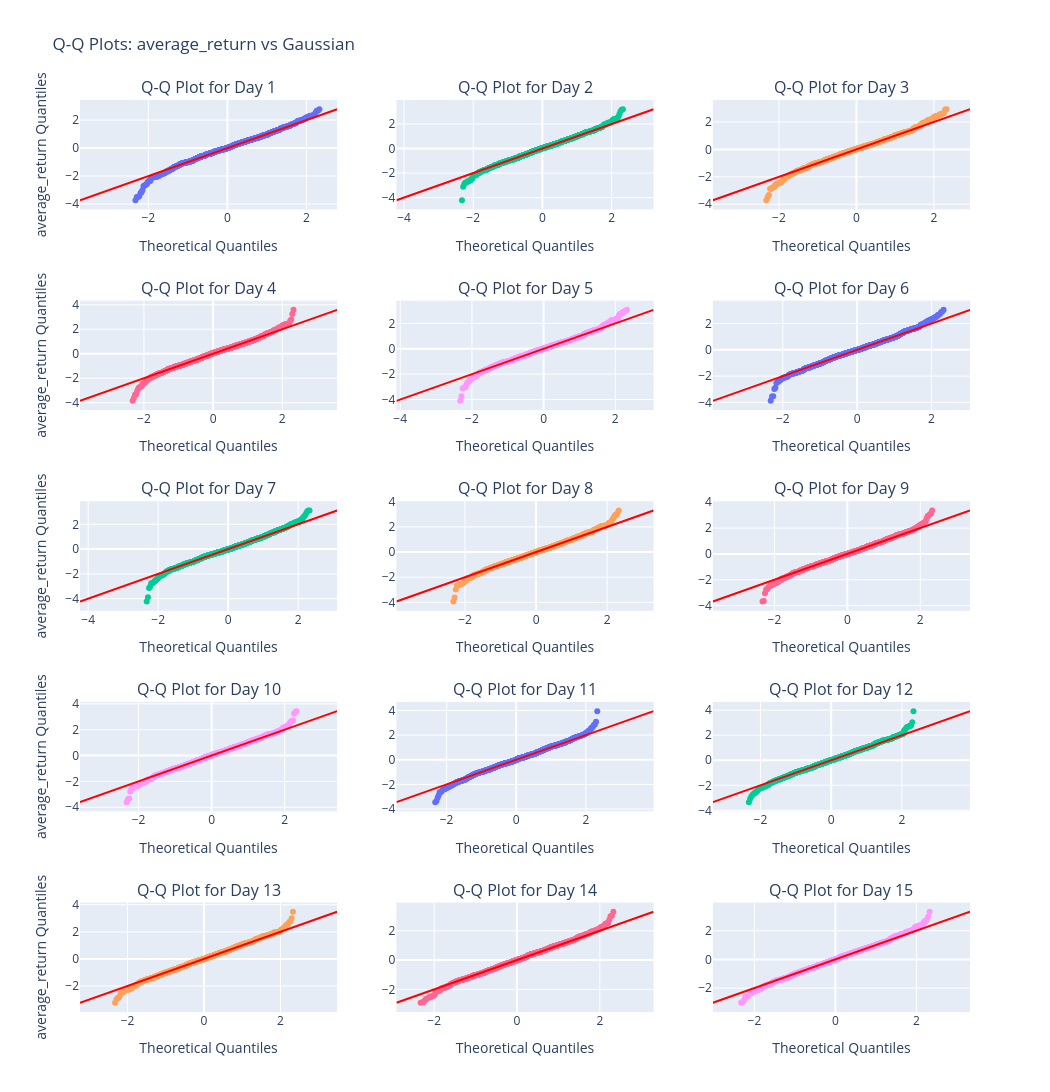

Here is the notebook cell this chart was saved with:
### Code cell
# Q-Q plots for the metric distributions for each day
metric_name = 'average_return'
comparison_data = 'gaussian'
data = basecase_metrics[metric_name]
num_days = len(data)
num_rows = (num_days + num_cols - 1) // num_cols

fig = make_subplots(rows=num_rows, cols=num_cols,
                    subplot_titles=[f"Q-Q Plot for Day {day}" for day in data.keys()],
                    vertical_spacing=0.1)

for idx, (day, metric_data) in enumerate(data.items()):
    row = idx // num_cols + 1
    col = idx % num_cols + 1
    
    metric_data = np.sort(metric_data)
    std_dev = np.std(metric_data)
    if std_dev != 0:
        metric_data = (metric_data - np.mean(metric_data)) / std_dev
    else:
        print(f"Warning: Standard deviation is 0 for Day {day}. Skipping standardization.")
    metric_data = (metric_data - np.mean(metric_data)) / np.std(metric_data)
    
    if comparison_data == 'gaussian':
        # Compare with Gaussian distribution
        theoretical_quantiles = stats.norm.ppf(np.linspace(0.01, 0.99, len(metric_data)))
        comparison_label = "Theoretical Quantiles"
    else:
        # Compare with another dataset
        if metric_name not in comparison_data:
            raise ValueError(f"Metric '{metric_name}' not found in the comparison data.")
        comparison_metric_data = np.sort(comparison_data[metric_name][day])
        theoretical_quantiles = np.interp(np.linspace(0, 1, len(metric_data)), 
                                            np.linspace(0, 1, len(comparison_metric_data)), 
                                            comparison_metric_data)
        comparison_label = "Comparison Quantiles"
    
    # Add scatter plot
    fig.add_trace(go.Scatter(x=theoretical_quantiles, y=metric_data, mode='markers',
                                name='', showlegend=False),
                    row=row, col=col)
    
    # Add diagonal line
    min_val = min(min(theoretical_quantiles), min(metric_data))
    max_val = max(max(theoretical_quantiles), max(metric_data))
    fig.add_trace(go.Scatter(x=[min_val, max_val], y=[min_val, max_val], mode='lines',
                                name='y=x', line=dict(color='red'), showlegend=False),
                    row=row, col=col)
    
    # Update axes labels
    fig.update_xaxes(title_text=comparison_label, row=row, col=col)
    if col == 1:
        fig.update_yaxes(title_text=f"{metric_name} Quantiles", row=row, col=col)
    else:
        fig.update_yaxes(title_text=None, row=row, col=col)

fig.update_layout(height=300*num_rows, width=350*num_cols,
                    title_text=f"Q-Q Plots: {metric_name} vs {'Gaussian' if comparison_data == 'gaussian' else 'Comparison Data'}")
fig.show()

### Figure 1 — Plotly figure (JSON) as saved in the notebook; plotly's stock layout.template omitted (floating-point values rounded to 4 significant figures; data arrays with more than 128 entries replaced by an {"elided": "..."} marker saying what was removed)
{"data": [{"mode": "markers", "name": "", "showlegend": false, "type": "scatter", "x": {"elided": "1000 float values"}, "xaxis": "x", "y": {"elided": "1000 float values"}, "yaxis": "y"}, {"line": {"color": "red"}, "mode": "lines", "name": "y=x", "showlegend": false, "type": "scatter", "x": [-3.729, 2.774], "xaxis": "x", "y": [-3.729, 2.774], "yaxis": "y"}, {"mode": "markers", "name": "", "showlegend": false, "type": "scatter", "x": {"elided": "1000 float values"}, "xaxis": "x2", "y": {"elided": "1000 float values"}, "yaxis": "y2"}, {"line": {"color": "red"}, "mode": "lines", "name": "y=x", "showlegend": false, "type": "scatter", "x": [-4.219, 3.213], "xaxis": "x2", "y": [-4.219, 3.213], "yaxis": "y2"}, {"mode": "markers", "name": "", "showlegend": false, "type": "scatter", "x": {"elided": "1000 float values"}, "xaxis": "x3", "y": {"elided": "1000 float values"}, "yaxis": "y3"}, {"line": {"color": "red"}, "mode": "lines", "name": "y=x", "showlegend": false, "type": "scatter", "x": [-3.706, 2.931], "xaxis": "x3", "y": [-3.706, 2.931], "yaxis": "y3"}, {"mode": "markers", "name": "", "showlegend": false, "type": "scatter", "x": {"elided": "1000 float values"}, "xaxis": "x4", "y": {"elided": "1000 float values"}, "yaxis": "y4"}, {"line": {"color": "red"}, "mode": "lines", "name": "y=x", "showlegend": false, "type": "scatter", "x": [-3.85, 3.587], "xaxis": "x4", "y": [-3.85, 3.587], "yaxis": "y4"}, {"mode": "markers", "name": "", "showlegend": false, "type": "scatter", "x": {"elided": "1000 float values"}, "xaxis": "x5", "y": {"elided": "1000 float values"}, "yaxis": "y5"}, {"line": {"color": "red"}, "mode": "lines", "name": "y=x", "showlegend": false, "type": "scatter", "x": [-4.106, 3.068], "xaxis": "x5", "y": [-4.106, 3.068], "yaxis": "y5"}, {"mode": "markers", "name": "", "showlegend": false, "type": "scatter", "x": {"elided": "1000 float values"}, "xaxis": "x6", "y": {"elided": "1000 float values"}, "yaxis": "y6"}, {"line": {"color": "red"}, "mode": "lines", "name": "y=x", "showlegend": false, "type": "scatter", "x": [-3.881, 3.036], "xaxis": "x6", "y": [-3.881, 3.036], "yaxis": "y6"}, {"mode": "markers", "name": "", "showlegend": false, "type": "scatter", "x": {"elided": "1000 float values"}, "xaxis": "x7", "y": {"elided": "1000 float values"}, "yaxis": "y7"}, {"line": {"color": "red"}, "mode": "lines", "name": "y=x", "showlegend": false, "type": "scatter", "x": [-4.233, 3.115], "xaxis": "x7", "y": [-4.233, 3.115], "yaxis": "y7"}, {"mode": "markers", "name": "", "showlegend": false, "type": "scatter", "x": {"elided": "1000 float values"}, "xaxis": "x8", "y": {"elided": "1000 float values"}, "yaxis": "y8"}, {"line": {"color": "red"}, "mode": "lines", "name": "y=x", "showlegend": false, "type": "scatter", "x": [-3.928, 3.305], "xaxis": "x8", "y": [-3.928, 3.305], "yaxis": "y8"}, {"mode": "markers", "name": "", "showlegend": false, "type": "scatter", "x": {"elided": "1000 float values"}, "xaxis": "x9", "y": {"elided": "1000 float values"}, "yaxis": "y9"}, {"line": {"color": "red"}, "mode": "lines", "name": "y=x", "showlegend": false, "type": "scatter", "x": [-3.687, 3.363], "xaxis": "x9", "y": [-3.687, 3.363], "yaxis": "y9"}, {"mode": "markers", "name": "", "showlegend": false, "type": "scatter", "x": {"elided": "1000 float values"}, "xaxis": "x10", "y": {"elided": "1000 float values"}, "yaxis": "y10"}, {"line": {"color": "red"}, "mode": "lines", "name": "y=x", "showlegend": false, "type": "scatter", "x": [-3.603, 3.436], "xaxis": "x10", "y": [-3.603, 3.436], "yaxis": "y10"}, {"mode": "markers", "name": "", "showlegend": false, "type": "scatter", "x": {"elided": "1000 float values"}, "xaxis": "x11", "y": {"elided": "1000 float values"}, "yaxis": "y11"}, {"line": {"color": "red"}, "mode": "lines", "name": "y=x", "showlegend": false, "type": "scatter", "x": [-3.44, 3.943], "xaxis": "x11", "y": [-3.44, 3.943], "yaxis": "y11"}, {"mode": "markers", "name": "", "showlegend": false, "type": "scatter", "x": {"elided": "1000 float values"}, "xaxis": "x12", "y": {"elided": "1000 float values"}, "yaxis": "y12"}, {"line": {"color": "red"}, "mode": "lines", "name": "y=x", "showlegend": false, "type": "scatter", "x": [-3.344, 3.925], "xaxis": "x12", "y": [-3.344, 3.925], "yaxis": "y12"}, {"mode": "markers", "name": "", "showlegend": false, "type": "scatter", "x": {"elided": "1000 float values"}, "xaxis": "x13", "y": {"elided": "1000 float values"}, "yaxis": "y13"}, {"line": {"color": "red"}, "mode": "lines", "name": "y=x", "showlegend": false, "type": "scatter", "x": [-3.242, 3.481], "xaxis": "x13", "y": [-3.242, 3.481], "yaxis": "y13"}, {"mode": "markers", "name": "", "showlegend": false, "type": "scatter", "x": {"elided": "1000 float values"}, "xaxis": "x14", "y": {"elided": "1000 float values"}, "yaxis": "y14"}, {"line": {"color": "red"}, "mode": "lines", "name": "y=x", "showlegend": false, "type": "scatter", "x": [-2.911, 3.297], "xaxis": "x14", "y": [-2.911, 3.297], "yaxis": "y14"}, {"mode": "markers", "name": "", "showlegend": false, "type": "scatter", "x": {"elided": "1000 float values"}, "xaxis": "x15", "y": {"elided": "1000 float values"}, "yaxis": "y15"}, {"line": {"color": "red"}, "mode": "lines", "name": "y=x", "showlegend": false, "type": "scatter", "x": [-3.025, 3.322], "xaxis": "x15", "y": [-3.025, 3.322], "yaxis": "y15"}], "layout": {"annotations": [{"font": {"size": 16}, "showarrow": false, "text": "Q-Q Plot for Day 1", "x": 0.1444, "xanchor": "center", "xref": "paper", "y": 1, "yanchor": "bottom", "yref": "paper"}, {"font": {"size": 16}, "showarrow": false, "text": "Q-Q Plot for Day 2", "x": 0.5, "xanchor": "center", "xref": "paper", "y": 1, "yanchor": "bottom", "yref": "paper"}, {"font": {"size": 16}, "showarrow": false, "text": "Q-Q Plot for Day 3", "x": 0.8556, "xanchor": "center", "xref": "paper", "y": 1, "yanchor": "bottom", "yref": "paper"}, {"font": {"size": 16}, "showarrow": false, "text": "Q-Q Plot for Day 4", "x": 0.1444, "xanchor": "center", "xref": "paper", "y": 0.78, "yanchor": "bottom", "yref": "paper"}, {"font": {"size": 16}, "showarrow": false, "text": "Q-Q Plot for Day 5", "x": 0.5, "xanchor": "center", "xref": "paper", "y": 0.78, "yanchor": "bottom", "yref": "paper"}, {"font": {"size": 16}, "showarrow": false, "text": "Q-Q Plot for Day 6", "x": 0.8556, "xanchor": "center", "xref": "paper", "y": 0.78, "yanchor": "bottom", "yref": "paper"}, {"font": {"size": 16}, "showarrow": false, "text": "Q-Q Plot for Day 7", "x": 0.1444, "xanchor": "center", "xref": "paper", "y": 0.56, "yanchor": "bottom", "yref": "paper"}, {"font": {"size": 16}, "showarrow": false, "text": "Q-Q Plot for Day 8", "x": 0.5, "xanchor": "center", "xref": "paper", "y": 0.56, "yanchor": "bottom", "yref": "paper"}, {"font": {"size": 16}, "showarrow": false, "text": "Q-Q Plot for Day 9", "x": 0.8556, "xanchor": "center", "xref": "paper", "y": 0.56, "yanchor": "bottom", "yref": "paper"}, {"font": {"size": 16}, "showarrow": false, "text": "Q-Q Plot for Day 10", "x": 0.1444, "xanchor": "center", "xref": "paper", "y": 0.34, "yanchor": "bottom", "yref": "paper"}, {"font": {"size": 16}, "showarrow": false, "text": "Q-Q Plot for Day 11", "x": 0.5, "xanchor": "center", "xref": "paper", "y": 0.34, "yanchor": "bottom", "yref": "paper"}, {"font": {"size": 16}, "showarrow": false, "text": "Q-Q Plot for Day 12", "x": 0.8556, "xanchor": "center", "xref": "paper", "y": 0.34, "yanchor": "bottom", "yref": "paper"}, {"font": {"size": 16}, "showarrow": false, "text": "Q-Q Plot for Day 13", "x": 0.1444, "xanchor": "center", "xref": "paper", "y": 0.12, "yanchor": "bottom", "yref": "paper"}, {"font": {"size": 16}, "showarrow": false, "text": "Q-Q Plot for Day 14", "x": 0.5, "xanchor": "center", "xref": "paper", "y": 0.12, "yanchor": "bottom", "yref": "paper"}, {"font": {"size": 16}, "showarrow": false, "text": "Q-Q Plot for Day 15", "x": 0.8556, "xanchor": "center", "xref": "paper", "y": 0.12, "yanchor": "bottom", "yref": "paper"}], "height": 1500, "title": {"text": "Q-Q Plots: average_return vs Gaussian"}, "width": 1050, "xaxis": {"anchor": "y", "domain": [0, 0.2889], "title": {"text": "Theoretical Quantiles"}}, "xaxis10": {"anchor": "y10", "domain": [0, 0.2889], "title": {"text": "Theoretical Quantiles"}}, "xaxis11": {"anchor": "y11", "domain": [0.3556, 0.6444], "title": {"text": "Theoretical Quantiles"}}, "xaxis12": {"anchor": "y12", "domain": [0.7111, 1], "title": {"text": "Theoretical Quantiles"}}, "xaxis13": {"anchor": "y13", "domain": [0, 0.2889], "title": {"text": "Theoretical Quantiles"}}, "xaxis14": {"anchor": "y14", "domain": [0.3556, 0.6444], "title": {"text": "Theoretical Quantiles"}}, "xaxis15": {"anchor": "y15", "domain": [0.7111, 1], "title": {"text": "Theoretical Quantiles"}}, "xaxis2": {"anchor": "y2", "domain": [0.3556, 0.6444], "title": {"text": "Theoretical Quantiles"}}, "xaxis3": {"anchor": "y3", "domain": [0.7111, 1], "title": {"text": "Theoretical Quantiles"}}, "xaxis4": {"anchor": "y4", "domain": [0, 0.2889], "title": {"text": "Theoretical Quantiles"}}, "xaxis5": {"anchor": "y5", "domain": [0.3556, 0.6444], "title": {"text": "Theoretical Quantiles"}}, "xaxis6": {"anchor": "y6", "domain": [0.7111, 1], "title": {"text": "Theoretical Quantiles"}}, "xaxis7": {"anchor": "y7", "domain": [0, 0.2889], "title": {"text": "Theoretical Quantiles"}}, "xaxis8": {"anchor": "y8", "domain": [0.3556, 0.6444], "title": {"text": "Theoretical Quantiles"}}, "xaxis9": {"anchor": "y9", "domain": [0.7111, 1], "title": {"text": "Theoretical Quantiles"}}, "yaxis": {"anchor": "x", "domain": [0.88, 1], "title": {"text": "average_return Quantiles"}}, "yaxis10": {"anchor": "x10", "domain": [0.22, 0.34], "title": {"text": "average_return Quantiles"}}, "yaxis11": {"anchor": "x11", "domain": [0.22, 0.34]}, "yaxis12": {"anchor": "x12", "domain": [0.22, 0.34]}, "yaxis13": {"anchor": "x13", "domain": [0, 0.12], "title": {"text": "average_return Quantiles"}}, "yaxis14": {"anchor": "x14", "domain": [0, 0.12]}, "yaxis15": {"anchor": "x15", "domain": [0, 0.12]}, "yaxis2": {"anchor": "x2", "domain": [0.88, 1]}, "yaxis3": {"anchor": "x3", "domain": [0.88, 1]}, "yaxis4": {"anchor": "x4", "domain": [0.66, 0.78], "title": {"text": "average_return Quantiles"}}, "yaxis5": {"anchor": "x5", "domain": [0.66, 0.78]}, "yaxis6": {"anchor": "x6", "domain": [0.66, 0.78]}, "yaxis7": {"anchor": "x7", "domain": [0.44, 0.56], "title": {"text": "average_return Quantiles"}}, "yaxis8": {"anchor": "x8", "domain": [0.44, 0.56]}, "yaxis9": {"anchor": "x9", "domain": [0.44, 0.56]}}}
